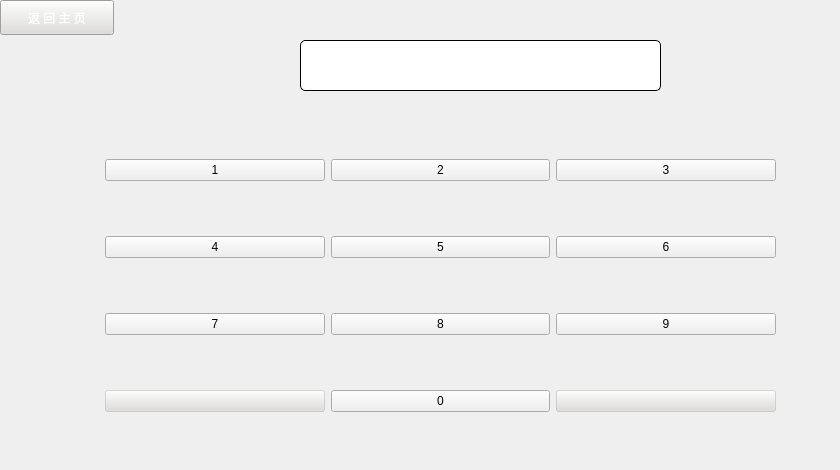
                <widget class="QWidget" name="page_change1">
                 <widget class="QPushButton" name="Button_people2">
                  <property name="geometry">
                   <rect>
                    <x>209</x>
                    <y>35</y>
                    <width>61</width>
                    <height>61</height>
                   </rect>
                  </property>
                  <property name="styleSheet">
                   <string notr="true">QPushButton{
	border:none;
	background-color: rgba(255, 255, 255,0);
}</string>
                  </property>
                  <property name="text">
                   <string/>
                  </property>
                  <property name="icon">
                   <iconset resource="svg.qrc">
                    <normaloff>:/src/ICONS/man.svg</normaloff>:/src/ICONS/man.svg</iconset>
                  </property>
                  <property name="iconSize">
                   <size>
                    <width>60</width>
                    <height>60</height>
                   </size>
                  </property>
                 </widget>
                 <widget class="QWidget" name="gridLayoutWidget_2">
                  <property name="geometry">
                   <rect>
                    <x>105</x>
                    <y>110</y>
                    <width>671</width>
                    <height>351</height>
                   </rect>
                  </property>
                  <layout class="QGridLayout" name="gridLayout_2">
                   <item row="1" column="0">
                    <widget class="QPushButton" name="Button_press4_2">
                     <property name="text">
                      <string>4</string>
                     </property>
                    </widget>
                   </item>
                   <item row="1" column="2">
                    <widget class="QPushButton" name="Button_press6_2">
                     <property name="text">
                      <string>6</string>
                     </property>
                    </widget>
                   </item>
                   <item row="0" column="0">
                    <widget class="QPushButton" name="Button_press1_2">
                     <property name="text">
                      <string>1</string>
                     </property>
                    </widget>
                   </item>
                   <item row="0" column="2">
                    <widget class="QPushButton" name="Button_press3_2">
                     <property name="text">
                      <string>3</string>
                     </property>
                    </widget>
                   </item>
                   <item row="1" column="1">
                    <widget class="QPushButton" name="Button_press5_2">
                     <property name="text">
                      <string>5</string>
                     </property>
                    </widget>
                   </item>
                   <item row="2" column="2">
                    <widget class="QPushButton" name="Button_press9_2">
                     <property name="text">
                      <string>9</string>
                     </property>
                    </widget>
                   </item>
                   <item row="0" column="1">
                    <widget class="QPushButton" name="Button_press2_2">
                     <property name="text">
                      <string>2</string>
                     </property>
                    </widget>
                   </item>
                   <item row="2" column="1">
                    <widget class="QPushButton" name="Button_press8_2">
                     <property name="text">
                      <string>8</string>
                     </property>
                    </widget>
                   </item>
                   <item row="2" column="0">
                    <widget class="QPushButton" name="Button_press7_2">
                     <property name="text">
                      <string>7</string>
                     </property>
                    </widget>
                   </item>
                   <item row="3" column="1">
                    <widget class="QPushButton" name="Button_press0_2">
                     <property name="text">
                      <string>0</string>
                     </property>
                    </widget>
                   </item>
                   <item row="3" column="0">
                    <widget class="QPushButton" name="Button_revocate_2">
                     <property name="styleSheet">
                      <string notr="true">QPushButton{
	
	background-color: rgba(222, 221, 218,100);
}</string>
                     </property>
                     <property name="text">
                      <string/>
                     </property>
                     <property name="icon">
                      <iconset resource="svg.qrc">
                       <normaloff>:/src/ICONS/revocate.svg</normaloff>:/src/ICONS/revocate.svg</iconset>
                     </property>
                     <property name="iconSize">
                      <size>
                       <width>40</width>
                       <height>40</height>
                      </size>
                     </property>
                    </widget>
                   </item>
                   <item row="3" column="2">
                    <widget class="QPushButton" name="Button_enter_2">
                     <property name="styleSheet">
                      <string notr="true">QPushButton{
	
	background-color: rgba(222, 221, 218,100);
}</string>
                     </property>
                     <property name="text">
                      <string/>
                     </property>
                     <property name="icon">
                      <iconset resource="svg.qrc">
                       <normaloff>:/src/ICONS/enter.svg</normaloff>:/src/ICONS/enter.svg</iconset>
                     </property>
                     <property name="iconSize">
                      <size>
                       <width>40</width>
                       <height>40</height>
                      </size>
                     </property>
                    </widget>
                   </item>
                  </layout>
                 </widget>
                 <widget class="QLabel" name="label_showid2">
                  <property name="geometry">
                   <rect>
                    <x>300</x>
                    <y>40</y>
                    <width>361</width>
                    <height>51</height>
                   </rect>
                  </property>
                  <property name="styleSheet">
                   <string notr="true">#label_showid2{
	border: 1px solid;
	border-radius: 5px;
	background-color: rgb(255, 255, 255);
	
	color: rgb(0, 0, 0);
	font: 20pt &quot;Noto Sans Brahmi&quot;;
}</string>
                  </property>
                  <property name="text">
                   <string/>
                  </property>
                 </widget>
                 <widget class="QPushButton" name="Button_return3">
                  <property name="geometry">
                   <rect>
                    <x>0</x>
                    <y>0</y>
                    <width>114</width>
                    <height>35</height>
                   </rect>
                  </property>
                  <property name="styleSheet">
                   <string notr="true">QPushButton{
	
	color: rgb(255, 255, 255);
	background-color: rgb(222, 221, 218);
	font: 14pt &quot;Noto Sans Brahmi&quot;;
}</string>
                  </property>
                  <property name="text">
                   <string>返 回 主 页</string>
                  </property>
                 </widget>
                 <widget class="QStackedWidget" name="stackedWidget_change_iderror">
                  <property name="geometry">
                   <rect>
                    <x>680</x>
                    <y>20</y>
                    <width>151</width>
                    <height>80</height>
                   </rect>
                  </property>
                  <property name="styleSheet">
                   <string notr="true">QLabel{
	border:none;
	background-color: rgba(255, 255, 255,0);
	
	color: rgb(224, 27, 36);
	font: 14pt &quot;Noto Sans Brahmi&quot;;
}</string>
                  </property>
                  <property name="currentIndex">
                   <number>0</number>
                  </property>
                  <widget class="QWidget" name="page_ok_2"/>
                  <widget class="QWidget" name="page_error_2">
                   <widget class="QLabel" name="label_4">
                    <property name="geometry">
                     <rect>
                      <x>0</x>
                      <y>30</y>
                      <width>141</width>
                      <height>27</height>
                     </rect>
                    </property>
                    <property name="text">
                     <string>身份证号错误</string>
                    </property>
                   </widget>
                  </widget>
                 </widget>
                </widget>
